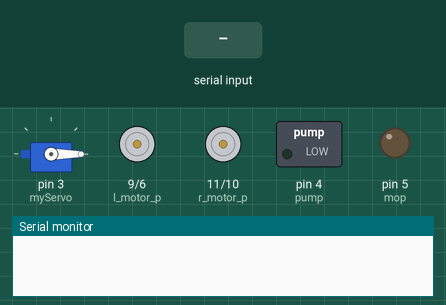
A sketch run on a simulated Arduino Uno, built with avr-gcc and run on an emulated ATmega328P. Parts: servo, motor-driver pin pairs drawn as motors (green arrow = first pin HIGH = forward, orange = second pin HIGH = backward, longer = more drive), switched loads named in the sketch (green lamp = pin HIGH), output pins drawn as LEDs (lit = HIGH), the last lines printed to the serial monitor. Inputs (shaded band) come from the test bench.

Above: at 1.2 s.
1.3 s: "R" received over Serial
At 1.8 s:
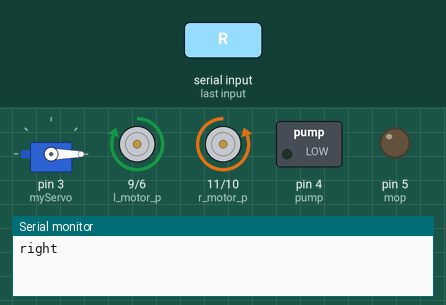
2.8 s: byte 117 ('u') received over Serial
At 4.0 s:
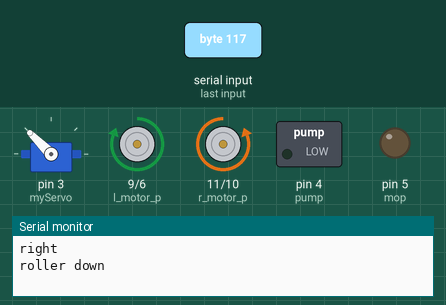
4.3 s: "S" received over Serial
At 5.3 s:
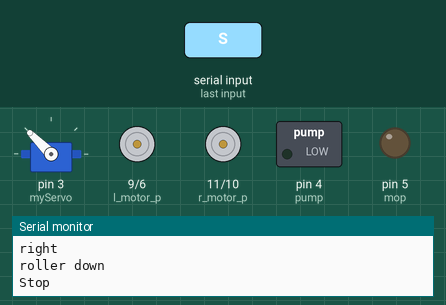
5.8 s: "P" received over Serial
At 6.4 s:
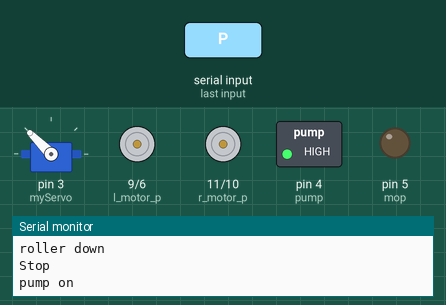
7.3 s: "M" received over Serial
At 7.6 s:
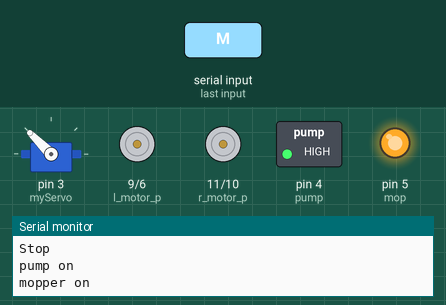
8.8 s: "p" received over Serial
At 9.9 s:
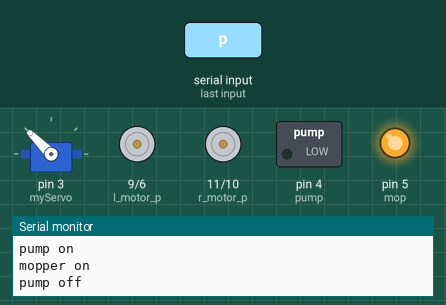
Timing chart, 0 to 11.3 s (numbered marks = the images above; inputs shaded):
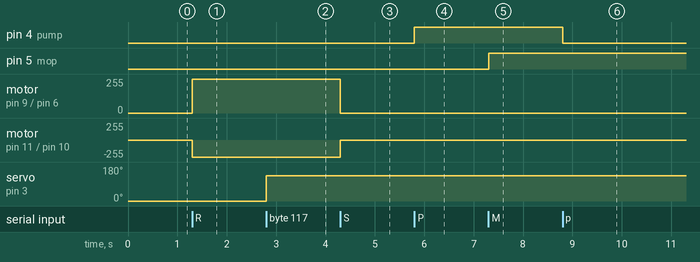

Measured:
- after the input at 1.3 s, motor on pin 9 (l_motor_p) / pin 6 (l_motor_n): stopped → forward 255/255 at once; motor on pin 11 (r_motor_p) / pin 10 (r_motor_n): stopped → backward 255/255 at once
- after the input at 2.8 s, servo on pin 3 (myServo): 0° → 135° at once
- after the input at 4.3 s, motor on pin 9 (l_motor_p) / pin 6 (l_motor_n): forward 255/255 → stopped at once; motor on pin 11 (r_motor_p) / pin 10 (r_motor_n): backward 255/255 → stopped at once
- after the input at 5.8 s, pin 4 (pump): LOW → HIGH at once
- after the input at 7.3 s, pin 5 (mop): LOW → HIGH at once
- after the input at 8.8 s, pin 4 (pump): HIGH → LOW at once

The sketch:

Code_for_CleanSweep.ino
```cpp
#include <Servo.h>
Servo myServo;

int r_motor_n = 10; //PWM control Right Motor +
int r_motor_p = 11; //PWM control Right Motor -
int l_motor_p = 9; //PWM control Left Motor -
int l_motor_n = 6; //PWM control Left Motor +
int pump = 4;
int mop = 5;
int serv = 3;
int speedy = 255;
int incomingByte = 0; // for incoming serial data

void setup()
{
myServo.attach(3);
myServo.write(0);
pinMode(r_motor_n, OUTPUT); //Set control pins to be outputs
pinMode(r_motor_p, OUTPUT);
pinMode(l_motor_p, OUTPUT);
pinMode(l_motor_n, OUTPUT);
pinMode(pump, OUTPUT);
pinMode(mop, OUTPUT);
digitalWrite(r_motor_n, LOW); //set both motors off for start-up
digitalWrite(r_motor_p, LOW);
digitalWrite(l_motor_p, LOW);
digitalWrite(l_motor_n, LOW);
digitalWrite(pump, LOW);
digitalWrite(mop, LOW);
Serial.begin(9600);
}


void loop()
{

if (Serial.available() > 0)
{
incomingByte = Serial.read();
}

switch(incomingByte)
{

case 'S': // control to stop the robot
digitalWrite(r_motor_n, LOW);
digitalWrite(r_motor_p, LOW);
digitalWrite(l_motor_p, LOW);
digitalWrite(l_motor_n, LOW);
Serial.println("Stop");
incomingByte='*';
break;

case 'R': //control for right
analogWrite(r_motor_n, speedy);
digitalWrite(r_motor_p, LOW);
analogWrite(l_motor_p, speedy);
digitalWrite(l_motor_n, LOW);
Serial.println("right");
incomingByte='*';
break;


case 'L': //control for left
analogWrite(r_motor_n, LOW);
digitalWrite(r_motor_p, speedy);
analogWrite(l_motor_p, LOW);
digitalWrite(l_motor_n, speedy);
Serial.println("right");
incomingByte='*';
break;


case 'F': //control for forward
analogWrite(r_motor_n, speedy);
digitalWrite(r_motor_p, LOW);
analogWrite(l_motor_p, LOW);
digitalWrite(l_motor_n, speedy);
Serial.println("right");
incomingByte='*';
break;


case 'B': //control for backward
analogWrite(r_motor_n, LOW);
digitalWrite(r_motor_p, speedy);
analogWrite(l_motor_p, speedy);
digitalWrite(l_motor_n, LOW);
Serial.println("right");
incomingByte='*';
break;


case 'P': // pump on
digitalWrite(pump, HIGH);
Serial.println("pump on");
incomingByte='*';
break;

case 'p': // pump off
digitalWrite(pump, LOW);
Serial.println("pump off");
incomingByte='*';
break;

case 'M':
digitalWrite(mop, HIGH); // mopper on
Serial.println("mopper on");
incomingByte='*';
break;

case 'm':
digitalWrite(mop, LOW); // mopper off
Serial.println("mopper off");
incomingByte='*';
break;

case 'U': // roller up
myServo.write(0);
Serial.println("roller up");
incomingByte='*';
break;

case 'u': // roller down
myServo.write(135);
Serial.println("roller down");
incomingByte='*';
break;


case '1':
speedy = 155;
Serial.println("speed= 10");
incomingByte='*';
break;

case '2':
speedy = 185;
Serial.println("speed= 25");
incomingByte='*';
break;

case '3':
speedy = 215;
Serial.println("speed= 75");
incomingByte='*';
break;

case '4':
speedy = 255;
Serial.println("speed= 100");
incomingByte='*';
break;

delay(5000);
}
}
```
